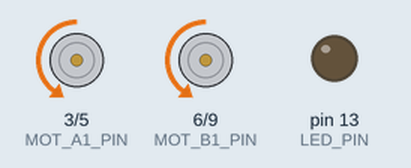
Recording of a sketch running on a simulated Arduino Uno, built with avr-gcc and run on an emulated ATmega328P. Shown: motor-driver pin pairs drawn as motors (green arrow = first pin HIGH = forward, orange = second pin HIGH = backward, longer = more drive), output pins drawn as LEDs (lit = HIGH). What the sketch prints to the serial monitor is not drawn.

Above: at 0.1 s.
At 3.1 s:
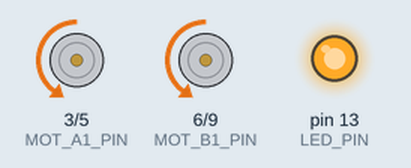
At 7.4 s:
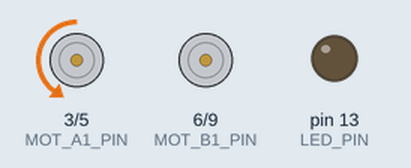
At 15.3 s:
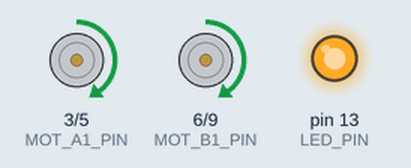
At 22.1 s:
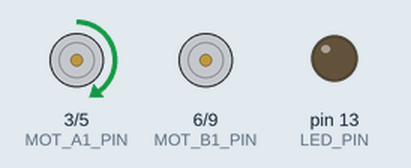
At 29.4 s:
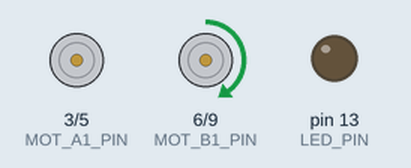
Timing chart, 0 to 40.0 s (numbered marks = the images above):
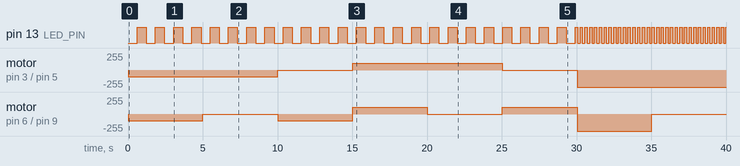

The sketch:

rx_test_motor.ino
```cpp
#include <Arduino.h>


#define MOT_A1_PIN 3     // IN1 motor A
#define MOT_A2_PIN 5     // IN2 motor A
#define MOT_B1_PIN 6     // IN1 motor B
#define MOT_B2_PIN 9     // IN2 motor B

#define LED_PIN    13


const int SPEED_LOW  = 100;
const int SPEED_HIGH = 255;


const unsigned long BLINK_LOW_MS  = 600UL;  // LED lento
const unsigned long BLINK_HIGH_MS = 150UL;  // LED rápido


bool testMode  = true;   // Activa/desactiva la prueba EDITAR PARA DESACTIVAR
bool highSpeed = false;


void set_motor_pwm(int pwm, int IN1_PIN, int IN2_PIN);
void set_motor_currents(int pwm_A, int pwm_B);
void test_motor(void);
void blink_status_led(void);


void setup() {

  pinMode(MOT_A1_PIN, OUTPUT);
  pinMode(MOT_A2_PIN, OUTPUT);
  pinMode(MOT_B1_PIN, OUTPUT);
  pinMode(MOT_B2_PIN, OUTPUT);
  digitalWrite(MOT_A1_PIN, LOW);
  digitalWrite(MOT_A2_PIN, LOW);
  digitalWrite(MOT_B1_PIN, LOW);
  digitalWrite(MOT_B2_PIN, LOW);


  pinMode(LED_PIN, OUTPUT);
  digitalWrite(LED_PIN, LOW);

  Serial.begin(9600);
}

/* -------------------------------------------------------------- */
void loop() {
  test_motor();       // rutina de 6 actos/5 s, alterna baja↔alta
  blink_status_led(); // parpadeo según velocidad

  /* Ejemplo para detener la prueba desde el monitor serie
     if (Serial.available() && Serial.read() == 'q') testMode = false; */
}

/* =================== Funciones auxiliares ===================== */
void set_motor_pwm(int pwm, int IN1_PIN, int IN2_PIN) {
  if (pwm < 0) {                       // atrás
    analogWrite(IN1_PIN, -pwm);
    digitalWrite(IN2_PIN, LOW);
  } else {                             // adelante o paro
    digitalWrite(IN1_PIN, LOW);
    analogWrite(IN2_PIN, pwm);
  }
}

void set_motor_currents(int pwm_A, int pwm_B) {
  set_motor_pwm(pwm_A, MOT_A1_PIN, MOT_A2_PIN);
  set_motor_pwm(pwm_B, MOT_B1_PIN, MOT_B2_PIN);

  Serial.print(F("A=")); Serial.print(pwm_A);
  Serial.print(F("  B=")); Serial.println(pwm_B);
}

/* ---------------- Rutina de test de motores ------------------- */
void test_motor() {
  if (!testMode) return;

  static uint8_t       stage        = 0;   // 0-5
  static unsigned long stageStartMs = 0;

  unsigned long now = millis();
  if (now - stageStartMs >= 5000UL) {      // 5 s por acto
    stageStartMs = now;
    stage = (stage + 1) % 6;
    if (stage == 0) highSpeed = !highSpeed; // alterna velocidad
  }

  int pwm = highSpeed ? SPEED_HIGH : SPEED_LOW;

  switch (stage) {
    case 0: set_motor_currents( pwm ,  pwm ); break;  // ↑↑
    case 1: set_motor_currents( pwm ,    0 ); break;  // ↑·
    case 2: set_motor_currents(   0 ,  pwm ); break;  // ·↑
    case 3: set_motor_currents(-pwm , -pwm ); break;  // ↓↓
    case 4: set_motor_currents(-pwm ,    0 ); break;  // ↓·
    case 5: set_motor_currents(   0 , -pwm ); break;  // ·↓
  }
}

/* --------------- Parpadeo del LED indicador ------------------- */
void blink_status_led() {
  static unsigned long lastToggle = 0;
  static bool          ledState   = false;

  if (!testMode) {                    // LED apagado si no hay test
    digitalWrite(LED_PIN, LOW);
    return;
  }

  unsigned long interval = highSpeed ? BLINK_HIGH_MS : BLINK_LOW_MS;
  unsigned long now      = millis();

  if (now - lastToggle >= interval) {
    ledState = !ledState;
    digitalWrite(LED_PIN, ledState);
    lastToggle = now;
  }
}
```

Measured:
- by itself, pin 13 (LED_PIN): goes 24 × (HIGH 0.61 s, LOW 0.61 s), 32 × (HIGH 0.15 s, LOW 0.16 s), then HIGH
- by itself, motor on pin 3 (MOT_A1_PIN) / pin 5 (MOT_A2_PIN): stopped → backward 100/255 at 0.00 s, → stopped 10.0 s later, → forward 100/255 5.0 s later, → stopped 10.0 s later, … (5 changes in this stretch)
- by itself, motor on pin 6 (MOT_B1_PIN) / pin 9 (MOT_B2_PIN): stopped → backward 100/255 at 0.00 s, → stopped 5.0 s later, → backward 100/255 5.0 s later, → forward 100/255 5.0 s later, … (8 changes in this stretch)
